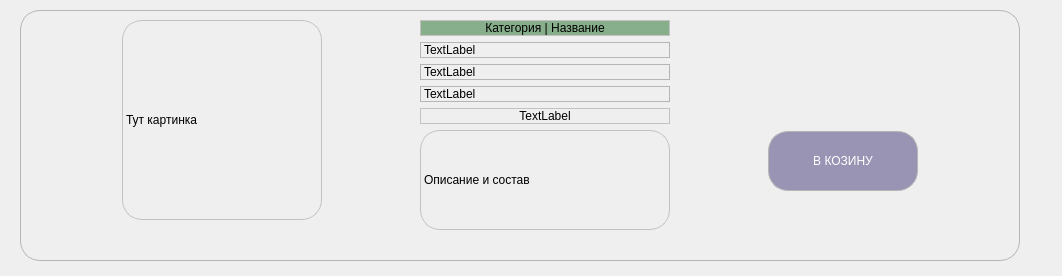
<?xml version="1.0" encoding="UTF-8"?>
<ui version="4.0">
 <class>Form</class>
 <widget class="QWidget" name="Form">
  <property name="geometry">
   <rect>
    <x>0</x>
    <y>0</y>
    <width>1062</width>
    <height>276</height>
   </rect>
  </property>
  <property name="windowTitle">
   <string>Form</string>
  </property>
  <widget class="QFrame" name="frame">
   <property name="geometry">
    <rect>
     <x>20</x>
     <y>10</y>
     <width>1000</width>
     <height>251</height>
    </rect>
   </property>
   <property name="sizePolicy">
    <sizepolicy hsizetype="Fixed" vsizetype="Fixed">
     <horstretch>0</horstretch>
     <verstretch>0</verstretch>
    </sizepolicy>
   </property>
   <property name="minimumSize">
    <size>
     <width>1000</width>
     <height>200</height>
    </size>
   </property>
   <property name="maximumSize">
    <size>
     <width>1000</width>
     <height>16777215</height>
    </size>
   </property>
   <property name="styleSheet">
    <string notr="true">border-radius:20px;
border:1px solid rgb(181, 181, 181);</string>
   </property>
   <property name="frameShape">
    <enum>QFrame::StyledPanel</enum>
   </property>
   <property name="frameShadow">
    <enum>QFrame::Raised</enum>
   </property>
   <layout class="QGridLayout" name="gridLayout">
    <item row="0" column="0" rowspan="6">
     <widget class="QLabel" name="label">
      <property name="sizePolicy">
       <sizepolicy hsizetype="Fixed" vsizetype="Fixed">
        <horstretch>0</horstretch>
        <verstretch>0</verstretch>
       </sizepolicy>
      </property>
      <property name="minimumSize">
       <size>
        <width>200</width>
        <height>200</height>
       </size>
      </property>
      <property name="maximumSize">
       <size>
        <width>200</width>
        <height>200</height>
       </size>
      </property>
      <property name="styleSheet">
       <string notr="true">border-tadius:20px;
border:1px solid rgb(194, 194, 194);</string>
      </property>
      <property name="text">
       <string>Тут картинка</string>
      </property>
     </widget>
    </item>
    <item row="5" column="1">
     <widget class="QLabel" name="label_3">
      <property name="minimumSize">
       <size>
        <width>0</width>
        <height>100</height>
       </size>
      </property>
      <property name="maximumSize">
       <size>
        <width>300</width>
        <height>100</height>
       </size>
      </property>
      <property name="styleSheet">
       <string notr="true">border-tadius:20px;
border:1px solid rgb(194, 194, 194);</string>
      </property>
      <property name="text">
       <string>Описание и состав</string>
      </property>
     </widget>
    </item>
    <item row="5" column="2">
     <widget class="QPushButton" name="pushButton">
      <property name="sizePolicy">
       <sizepolicy hsizetype="Fixed" vsizetype="Fixed">
        <horstretch>0</horstretch>
        <verstretch>0</verstretch>
       </sizepolicy>
      </property>
      <property name="minimumSize">
       <size>
        <width>150</width>
        <height>50</height>
       </size>
      </property>
      <property name="maximumSize">
       <size>
        <width>150</width>
        <height>60</height>
       </size>
      </property>
      <property name="styleSheet">
       <string notr="true">border-radius:20px;
background-color:rgb(153, 148, 179);
color:white;</string>
      </property>
      <property name="text">
       <string>В КОЗИНУ</string>
      </property>
     </widget>
    </item>
    <item row="0" column="1">
     <widget class="QLabel" name="label_2">
      <property name="sizePolicy">
       <sizepolicy hsizetype="Fixed" vsizetype="Fixed">
        <horstretch>0</horstretch>
        <verstretch>0</verstretch>
       </sizepolicy>
      </property>
      <property name="minimumSize">
       <size>
        <width>0</width>
        <height>0</height>
       </size>
      </property>
      <property name="maximumSize">
       <size>
        <width>250</width>
        <height>50</height>
       </size>
      </property>
      <property name="styleSheet">
       <string notr="true">border-tadius:20px;
border:1px solid rgb(194, 194, 194);
text-align:center;
background-color:rgb(135, 175, 139);</string>
      </property>
      <property name="text">
       <string>Категория | Название</string>
      </property>
      <property name="alignment">
       <set>Qt::AlignCenter</set>
      </property>
     </widget>
    </item>
    <item row="6" column="2">
     <spacer name="verticalSpacer_2">
      <property name="orientation">
       <enum>Qt::Vertical</enum>
      </property>
      <property name="sizeType">
       <enum>QSizePolicy::Fixed</enum>
      </property>
      <property name="sizeHint" stdset="0">
       <size>
        <width>20</width>
        <height>59</height>
       </size>
      </property>
     </spacer>
    </item>
    <item row="4" column="1">
     <widget class="QLabel" name="label_4">
      <property name="minimumSize">
       <size>
        <width>250</width>
        <height>0</height>
       </size>
      </property>
      <property name="maximumSize">
       <size>
        <width>250</width>
        <height>50</height>
       </size>
      </property>
      <property name="styleSheet">
       <string notr="true">border-tadius:20px;
border:1px solid rgb(194, 194, 194);
text-align:center;</string>
      </property>
      <property name="text">
       <string>TextLabel</string>
      </property>
      <property name="alignment">
       <set>Qt::AlignCenter</set>
      </property>
     </widget>
    </item>
    <item row="1" column="1">
     <widget class="QLabel" name="label_5">
      <property name="text">
       <string>TextLabel</string>
      </property>
     </widget>
    </item>
    <item row="2" column="1">
     <widget class="QLabel" name="label_6">
      <property name="text">
       <string>TextLabel</string>
      </property>
     </widget>
    </item>
    <item row="3" column="1">
     <widget class="QLabel" name="label_7">
      <property name="text">
       <string>TextLabel</string>
      </property>
     </widget>
    </item>
   </layout>
  </widget>
 </widget>
 <resources/>
 <connections/>
</ui>
